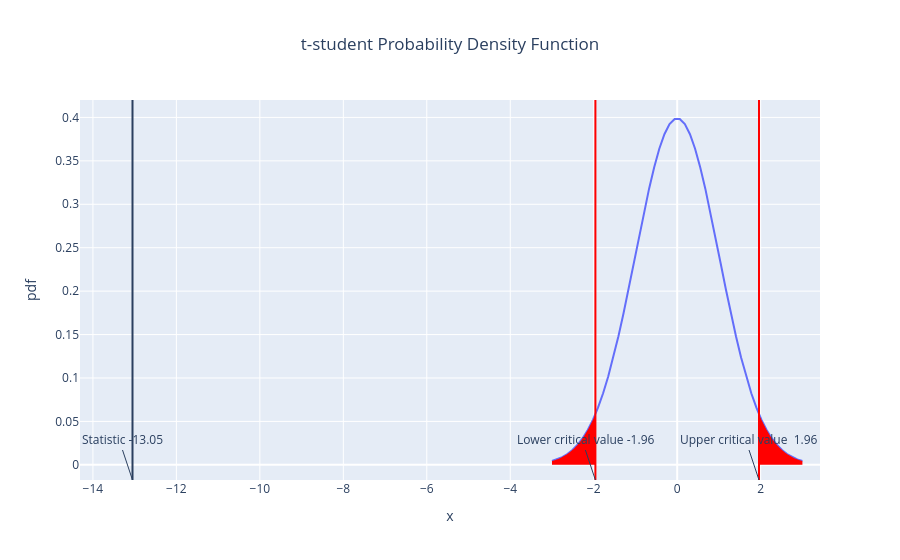

Source (notebook cell):
### Code cell
# graphical representation of the test + statistic + cv + rejection areas:
show_statistical_test(Tstatistic4, 0.05, n14+n24-2, distribution="t-student", alternative="two-sided")
